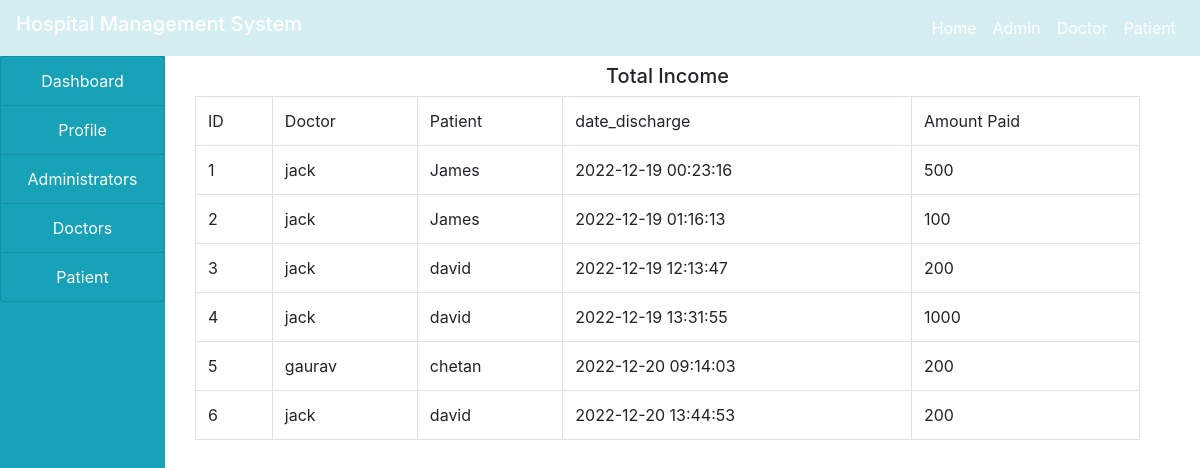
The app's page /admin/income.php with its own data.
### tables this page shows
CREATE TABLE `income` (
  `id` int(11) NOT NULL,
  `doctor` varchar(30) NOT NULL,
  `patient` varchar(30) NOT NULL,
  `date_discharge` varchar(50) NOT NULL,
  `amount_paid` varchar(40) NOT NULL,
  `description` varchar(70) NOT NULL
);

### admin/income.php (the view, shortened to what this page needs)
<!DOCTYPE html>
<html>
<head>
</head>
<body>
<?php
	include("../project/home.php");
	include("../project/connection.php");
?>
<div class="container-fluid">
		<div class="col-md-12">
			<div class="row">
				<div class="col-md-2" style="margin-left: -30px;">
					<?php
						include("side_navBar.php");
					?>
				</div>
				<div class="col-md-10">
					<h5 class="text-center my-2">Total Income</h5>
					<?php
						$query = "SELECT * from income";
						$res = mysqli_query($connect,$query);
						$output="";
						$output .="
							<table class='table table-bordered'>
							<tr>
						       <td>ID</td>
						       <td>Doctor</td>
						       <td>Patient</td>
						       <td>date_discharge</td>
						       <td>Amount Paid</td>
						    </tr>
						";
						while($row = mysqli_fetch_array($res))
						{
							$output .="
								<tr>
									<td>".$row['id']."</td>
									<td>".$row['doctor']."</td>
									<td>".$row['patient']."</td>
									<td>".$row['date_discharge']."</td>
									<td>".$row['amount_paid']."</td>
							";
						}
						$output .= "</tr></table>";
						echo $output;
					?>
				</div>
			</div>
		</div>
	</div>
</body>
</html>

### project/home.php (shortened to what this page needs)
<html>
<head>
	<link href="https://stackpath.bootstrapcdn.com/bootstrap/4.3.1/css/bootstrap.min.css" rel="stylesheet" type="text/css">
  <link href="https://stackpath.bootstrapcdn.com/font-awesome/4.7.0/css/font-awesome.min.css" rel="stylesheet" type="text/css">
  <link rel="stylesheet" type="text/css" href="https://cdnjs.cloudflare.com/ajax/libs/font-awesome/5.13.0/css/all.min.css">
</head>
<body>
    <nav class="navbar navbar-expand-lg navbar-info bg-info" style="background-color: #17a2b82e !important;">
    	<h5 class="text-white">Hospital Management System</h5>
    	<ul class="navbar-nav">
        <?php
          if(isset($_SESSION['hospital_admin']))
          {
            $user = $_SESSION['hospital_admin'];
              echo '
                <li class="nav-item"><a href="#" class="nav-link text-white">'.$user.'</a></li>
                <li class="nav-item"><a href="logout.php" class="nav-link text-white">logout</a></li>
              ';
          }
          else if(isset($_SESSION['doctor']))
          {
            $user = $_SESSION['doctor'];
              echo '
                <li class="nav-item"><a href="#" class="nav-link text-white">'.$user.'</a></li>
                <li class="nav-item"><a href="logout.php" class="nav-link text-white">logout</a></li>
              ';
          }
          else if(isset($_SESSION['patient']))
          {
            $user = $_SESSION['patient'];
              echo '
                <li class="nav-item"><a href="#" class="nav-link text-white">'.$user.'</a></li>
                <li class="nav-item"><a href="logout.php" class="nav-link text-white">logout</a></li>
              ';
          }
          else
          {
            echo '
              <li class="nav-item"><a href="index.php" class="nav-link text-white">Home</a></li>
              <li class="nav-item"><a href="admin_login.php" class="nav-link text-white">Admin</a></li>
              <li class="nav-item"><a href="doctor_login.php" class="nav-link text-white">Doctor</a></li>
              <li class="nav-item"><a href="patient_login.php" class="nav-link text-white">Patient</a></li>
            ';
          }
        ?>
    	</ul>
    </nav>
</body>
</html>

### admin/side_navBar.php (shortened to what this page needs)
<!DOCTYPE html>
<html>
<head>
</head>
<body>
<div class="list-group bg-info" style="height: 93vh;">
	<a href="index.php" class="list-group-item list-group-item-action bg-info text-center text-white">Dashboard</a>
	<a href="admin_profile.php" class="list-group-item list-group-item-action bg-info text-center text-white">Profile</a>
	<a href="add_admin.php" class="list-group-item list-group-item-action bg-info text-center text-white">Administrators</a>
	<a href="doctor.php" class="list-group-item list-group-item-action bg-info text-center text-white">Doctors</a>
	<a href="patient.php" class="list-group-item list-group-item-action bg-info text-center text-white">Patient</a>
</div>
</body>
</html>

### records on screen
income: id "1", doctor "jack", patient "James", date_discharge "2022-12-19 00:23:16", amount_paid "500"
income: id "2", doctor "jack", patient "James", date_discharge "2022-12-19 01:16:13", amount_paid "100"
income: id "3", doctor "jack", patient "david", date_discharge "2022-12-19 12:13:47", amount_paid "200"
income: id "4", doctor "jack", patient "david", date_discharge "2022-12-19 13:31:55", amount_paid "1000"
income: id "5", doctor "gaurav", patient "chetan", date_discharge "2022-12-20 09:14:03", amount_paid "200"
income: id "6", doctor "jack", patient "david", date_discharge "2022-12-20 13:44:53", amount_paid "200"
